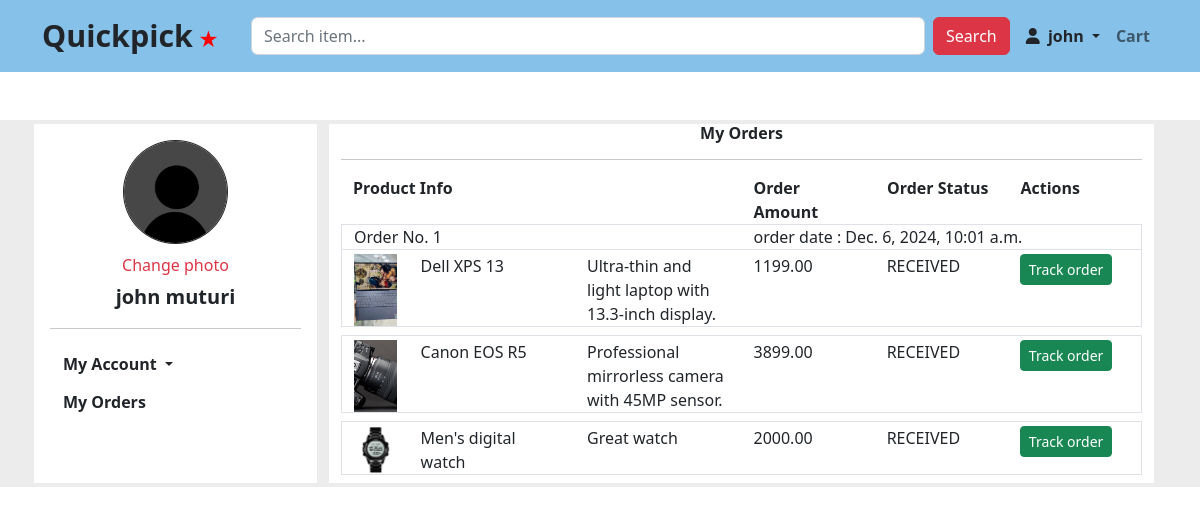
Page /order (signed in) on the committed database.
### website/models.py (models this page shows, shortened)
class Order(models.Model):
    ORDER_STATUS_CHOICES = [
        ('RECEIVED', 'Received'),
        ('In transit', 'In transit'),
        ('COMPLETED', 'Completed'),
        ('CANCELED', 'Canceled'),
    ]
    user = models.ForeignKey(User, on_delete=models.CASCADE)
    status = models.CharField(max_length=10, choices=ORDER_STATUS_CHOICES, default='RECEIVED')
    total_amount = models.DecimalField(max_digits=10, decimal_places=2, default=0)
    address = models.CharField(max_length=255, default="No address provided")
    order_date = models.DateTimeField(default=timezone.now)

class OrderItem(models.Model):
    order = models.ForeignKey(Order, related_name='items', on_delete=models.CASCADE)
    cart_item = models.ForeignKey(CartItem, on_delete=models.CASCADE)
    product = models.ForeignKey(Product, on_delete=models.CASCADE)
    quantity = models.PositiveIntegerField()
    price = models.DecimalField(max_digits=10, decimal_places=2)
    def get_total_price(self):
        return self.quantity * self.price

class Product(models.Model):
    name = models.CharField(max_length=100)
    price = models.IntegerField()
    category = models.CharField(max_length=100)
    description = models.TextField()
    image = models.ImageField(upload_to='products/')
    stars = models.IntegerField(default=0)
    likes = models.IntegerField(default=0)

### website/views.py (the view)
# urls.py: path('order',views.orders, name='orders'),
def orders(request):
    user = User.objects.get(id=request.session.get('user_id'))
    user_exists = check_user(user)
    if not user_exists:
        messages.warning(request, 'Please login or create account to view orders')
        return redirect('login_page')
    else:
        orders = Order.objects.filter(user=user)
        order_items = OrderItem.objects.filter(order__in=orders)
        context = {
            'orders': orders,
            'order_items': order_items
        }
        return render(request, 'website/my_orders.html', context)

### website/views.py (called while the page is built)
def check_user(active_user):
    if active_user.username.startswith('Guest_'):
        return False
    return True

### website/templates/website/my_orders.html (shortened to what this page needs)
{% extends 'website/account.html' %}
{% load static %}
{% block side_content %}
<div>
    {% if order_items %}
        <h6 class="fw-bold text-center">My Orders</h6>
        <hr>
        <div class="container">
            <div class="row fs-6 fw-bold disabled">
                <div class="col-md-6">Product Info</div>
                <div class="col-md-2">Order Amount</div>
                <div class="col-md-2">Order Status</div>
                <div class="col-md-2">Actions</div>
            </div>
                {% for order in orders %}
                    <div class="row border-bottom-0 border">
                        <div class="col-md-6 ">
                            Order No. {{ order.id }}
                        </div>
                        <div class="col-md-6 ">
                            order date : {{ order.order_date }}
                        </div>
                    </div>
                    {% for order_item in order_items %}
                    {% if order_item.order_id == order.id %}
                    <div class="row border mb-2">
                        <div class="col-1 mt-1">
                            <img src="{{ order_item.product.image.url }}" class="card-img-top" alt="..." style="height: 100%; width: 100%; object-fit: cover;">
                        </div>
                        <div class="col-5 mt-1">
                            <div class="row">
                                <div class="col-6">{{ order_item.product.name }}</div>
                                <div class="col-6">{{ order_item.product.description }}</div>
                            </div>
                        </div>
                        <div class="col-2 mt-1">{{ order_item.get_total_price }}</div>
                        <div class="col-2 mt-1">{{ order.status }}</div>
                        <div class="col-2 mt-1">
                            <a href=""><div class="btn btn-success btn-sm">Track order</div></a>
                        </div>
                    </div>
                    {% endif %}
                    {% endfor %}
                {% endfor %}
            </div>
    {% endif %}
</div>
{% endblock %}

### website/templates/website/account.html (shortened to what this page needs)
{% extends 'website/base.html' %}
{% load static %}
{% block content %}
<section class="container-fluid h-100 mt-0" style="background-color: rgb(236, 236, 236);">
    <div class="container-md custom-margin container-fluid">
        <div class="row p-1">
            <div class="col-md-3 col-lg-3 bg-white p-3">
                <div class="mb-2" style="width: 100%; position: relative;">
                    <div class="col-12 d-flex flex-row justify-content-center">
                        <div class="col-5">
                            <img src="{{ user.profile.image.url }}"
                                 onerror="this.onerror=null;this.src='{% static '/images/default1.jpeg' %}';"
                                 class="card-img-top border border-dark border-rounded border-1"
                                 alt="User Profile Image"
                                 style="height: 100%; width: 100%; object-fit: cover; border-radius: 50%;">
                        </div>
                    </div>
                   <div class="d-flex flex-row justify-content-center mt-1">
                    <button type="button" class="btn btn-transparent text-danger  btn-sm w-10" data-bs-toggle="modal" data-bs-target="#exampleModal">
                        <span class="fs-6">Change photo</span>
                    </button>
                   </div>
                   <div class="col-12 text-center fs-5 fw-bold">{{ user.first_name }} {{ user.last_name }}</div>
                </div>
                <hr>
                <div class="dropdown" id="my_account">
                    <button class="btn fw-bold btn-transparent dropdown-toggle" type="button" id="dropdownMenuButton1" data-bs-toggle="dropdown" aria-expanded="false">
                      My Account
                    </button>
                </div>
                <a href="{% url 'orders' %}">
                    <button class="btn fw-bold btn-transparent">My Orders</button>
                </a>
            </div>
            <div class="col-md-9 col-lg-9" id="content-area">
               <div class="container bg-white h-100 ">
                {% block side_content %}
                {% endblock %}
               </div>
            </div>
        </div>
    </div>
</section>
{% endblock %}

### website/templates/website/base.html (shortened to what this page needs)
{% load static %}
<!DOCTYPE html>
<html lang="en">
<head>
    <link href="https://cdn.jsdelivr.net/npm/bootstrap@5.2.3/dist/css/bootstrap.min.css" rel="stylesheet">
    <link href="https://cdnjs.cloudflare.com/ajax/libs/font-awesome/6.0.0-beta3/css/all.min.css" rel="stylesheet">
    <link href="https://cdn.jsdelivr.net/npm/bootstrap-icons/font/bootstrap-icons.css" rel="stylesheet">
</head>
<body>
    <nav class="navbar navbar-expand-lg navbar-light fixed-top">
        <div class="container menu">
            <a class="navbar-brand fw-bolder text-dark" href="/"><span class="quickpick-brand">Quickpick</span> <span style="height: 8px; color: rgb(255, 0, 0);">&#9733;</span></a>
            <form class="d-flex mx-auto w-100 mt-sm-10 me-2 ms-3 align-items-center">
                <input class="form-control me-2" type="search" placeholder="Search item...">
                <button class="btn btn-danger" type="submit">Search</button>
            </form>
            <div class="collapse navbar-collapse" id="navbarSupportedContent">
                <ul class="navbar-nav me-auto mb-2 mb-lg-0">
                    {% if request.session.logged_in %}
                        <li class="nav-item dropdown">
                            <a class="nav-link dropdown-toggle text-dark fw-bold" href="#" id="navbarDropdown" role="button" data-bs-toggle="dropdown" aria-expanded="false">
                                <i class="fa-solid fa-user me-1"></i> {{ request.session.username }}
                            </a>
                        </li>
                    {% else %}
                        <li class="nav-item">
                            <a class="nav-link fw-bold" href="{% url 'login_page' %}">Login</a>
                        </li>
                    {% endif %}
                    <li class="nav-item">
                        <a class="nav-link fw-bold" href="{% url 'cart' %}" id="cart-link">Cart</a>
                    </li>
                </ul>
            </div>
        </div>
    </nav>
    <div class="cont">
        {% block content %}
        {% endblock %}
    </div>
</body>
</html>

### website/templates/website/base.html (style rules this page uses)
.quickpick-brand { font-size: 1rem; }
@media (min-width: 768px) { .quickpick-brand { font-size: 1.25rem; } }
@media (min-width: 992px) { .quickpick-brand { font-size: 1.9rem; } }
.cont { margin-top: 120px; }
.menu { margin-left: 10%; margin-right: 10%; }
.navbar { background-color: #85C1E9; }

### rows in the picture
Order: id "1", order_date "Dec. 6, 2024, 10:01 a.m.", status "RECEIVED"
OrderItem: product.image (picture), product.name "Dell XPS 13", product.description "Ultra-thin and light laptop with 13.3-inch display.", get_total_price "1199.00"
OrderItem: product.image (picture), product.name "Canon EOS R5", product.description "Professional mirrorless camera with 45MP sensor.", get_total_price "3899.00"
OrderItem: product.image (picture), product.name "Men's digital watch", product.description "Great watch", get_total_price "2000.00"

### other values in the picture
{{ request.session.username }} "john"
{{ user.first_name }} "john"
{{ user.last_name }} "muturi"
